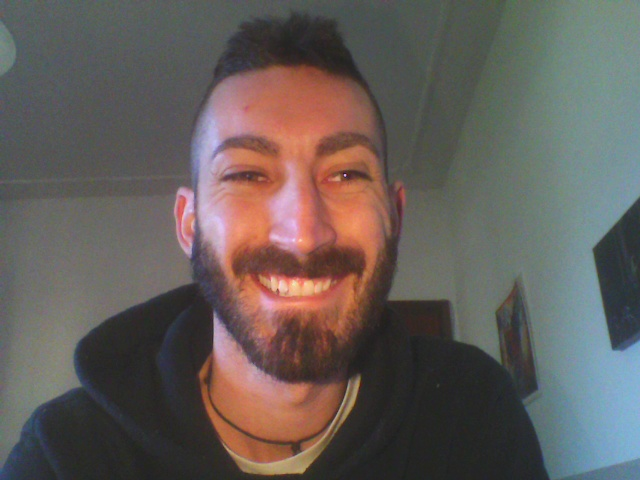
#> input picture src/client/test-data/test1.jpg, 640 x 480 px
$ python -i face.py   (imports and definitions only)   (older library calls are emulated)
#> lines starting #> are read from the running program, lines starting #| are printed output that depends on the picture
#> further down, picture is the input picture: shape (480, 640, 3); mean B, G, R 89.8, 93.6, 100.8
import cv2
import numpy as np
import sys, math
from PIL import Image


def draw_rectangle(img, rect):
    (x, y, w, h) = rect
    cv2.rectangle(img, (x, y), (x+w, y+h), (0, 255, 0), 2)


def draw_text(img, text, x, y):
    cv2.putText(img, text, (x, y), cv2.FONT_HERSHEY_PLAIN, 1.5, (0, 255, 0), 2)


# [49 lines left out: functions Distance, ScaleRotateTranslate, CropFace, not called in this run]

'''
	Take an image opened with cv2.imread() as input
	Detect if the image contains a face
	Returns the face in gray scale and the cooridinate where
	the face has been found. If no face has been detected than
	returns None
'''

def detect_face(img):
    #convert the test image to gray image as opencv face detector expects gray images
    gray = cv2.cvtColor(img, cv2.COLOR_BGR2GRAY)
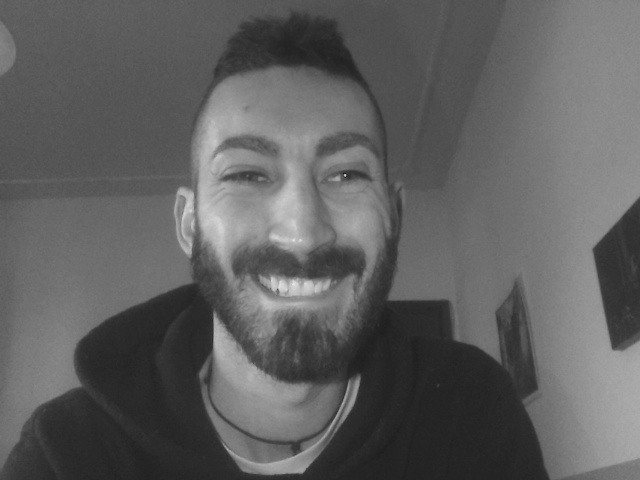
#> gray: shape (480, 640); min 30, max 229, mean 95.3

    #load OpenCV face detector, I am using LBP which is fast
    #there is also a more accurate but slow Haar classifier
    #face_cascade = cv2.CascadeClassifier('opencv-files/lbpcascade_frontalface.xml')
    face_cascade = cv2.CascadeClassifier("/usr/share/opencv/haarcascades/haarcascade_frontalface_default.xml")

    #let's detect multiscale (some images may be closer to camera than others) images
    #result is a list of faces
    faces = face_cascade.detectMultiScale(gray, 1.1, 5, 1, (100,100))
#> faces = [[163, 69, 267, 267]]

    #if no faces are detected then return original img
    if (len(faces) == 0):
        return None, None

    #under the assumption that there will be only one face,
    #extract the face area
    (x, y, w, h) = faces[0]
#> x = 163; y = 69; w = 267; h = 267

    gray = cv2.resize(gray[y:y+w, x:x+h], (300,300))
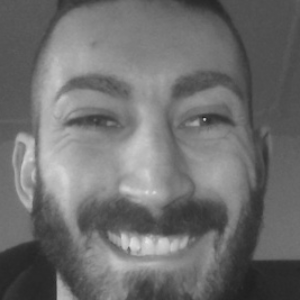
#> gray: shape (300, 300); min 31, max 226, mean 110.4

    #return only the face part of the image
    return gray, faces[0]

# [1 line that did not run here, left out]
#recognizer = cv2.createEigenFaceRecognizer()
#recognizer = cv2.createFisherFaceRecognizer()

# [19 lines left out: function recognize, not called in this run]

>>> import cv2
>>> picture = cv2.imread('test-data/test1.jpg')
>>> result = detect_face(picture)

$ run again, on src/client/test-data/test2.jpg
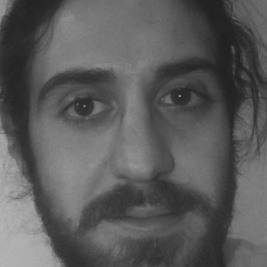
#> input picture src/client/test-data/test2.jpg, 267 x 267 px
#> picture is the input picture: shape (267, 267, 3); min 31, max 180, mean 90.7
#> faces = [[15, 17, 237, 237]]
#> x = 15; y = 17; w = 237
#> in detect_face, `gray = cv2.resize(gray[y:y+w, x:x+h], (300,300))`:
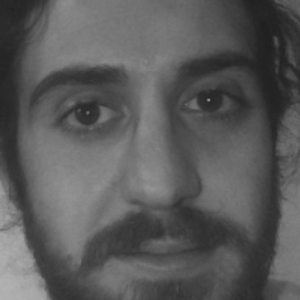
#> gray: shape (300, 300); min 31, max 180, mean 89.9

$ run again, on src/client/test-data/test3.jpg
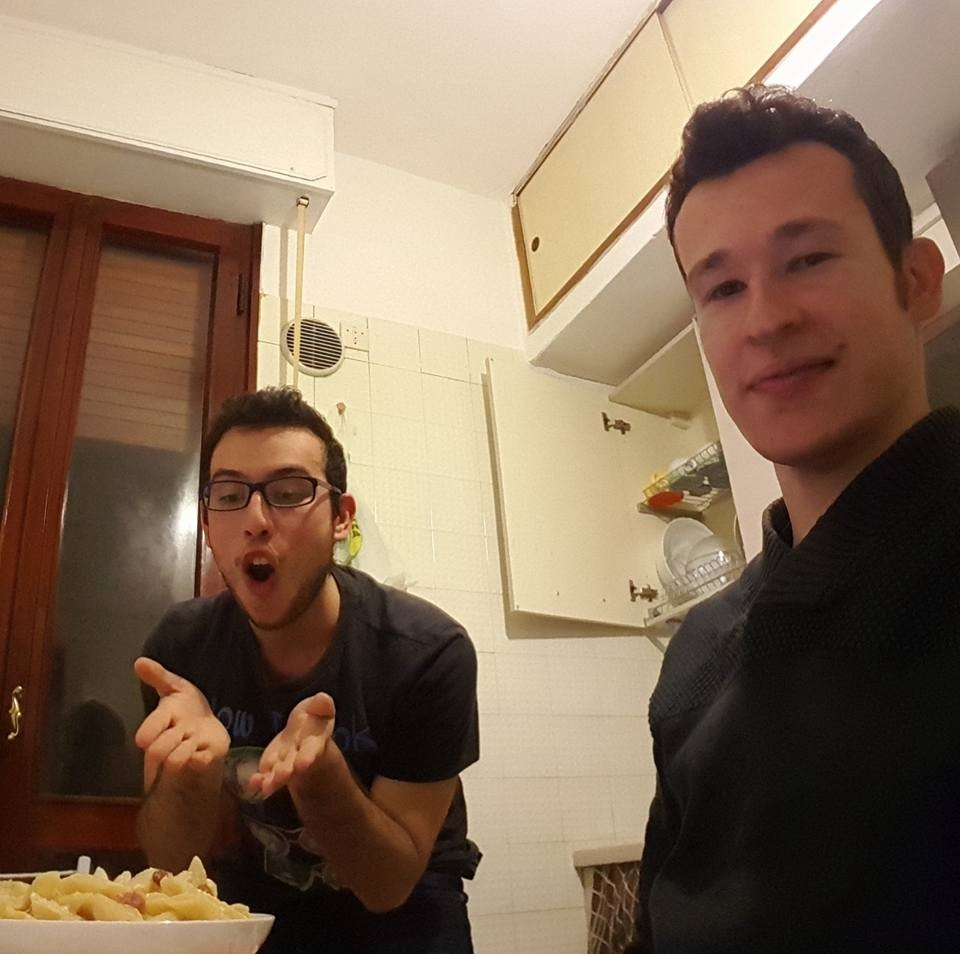
#> input picture src/client/test-data/test3.jpg, 960 x 954 px
#> picture is the input picture: shape (954, 960, 3); mean B, G, R 89.7, 110.9, 133.3
#> in detect_face, `gray = cv2.cvtColor(img, cv2.COLOR_BGR2GRAY)`:
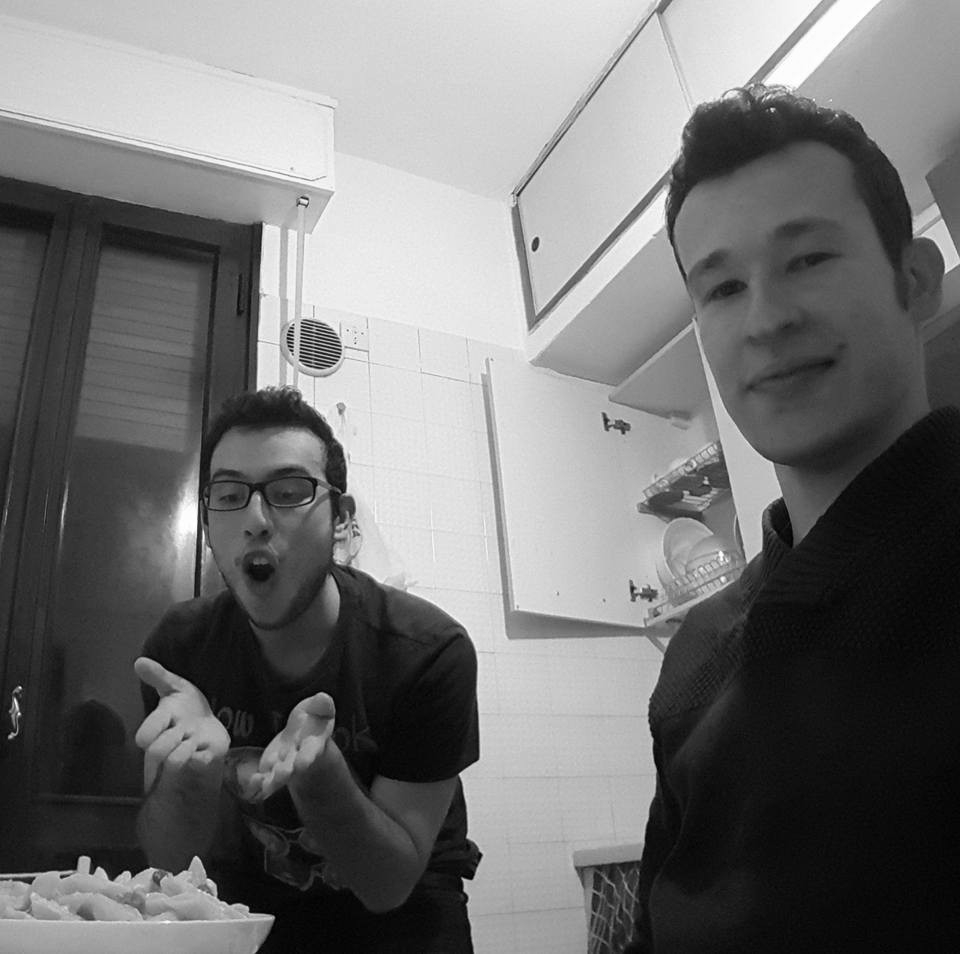
#> gray: shape (954, 960); min 0, max 255, mean 115.2
#> faces = [[182, 435, 160, 160], [651, 176, 248, 248]]
#> x = 182; y = 435; w = 160
#> in detect_face, `gray = cv2.resize(gray[y:y+w, x:x+h], (300,300))`:
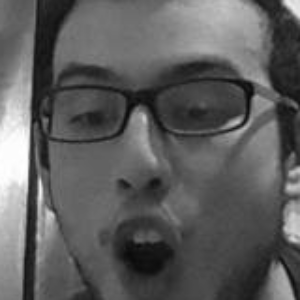
#> gray: shape (300, 300); min 8, max 255, mean 93.2

$ run again, on src/client/test-data/test4.jpg
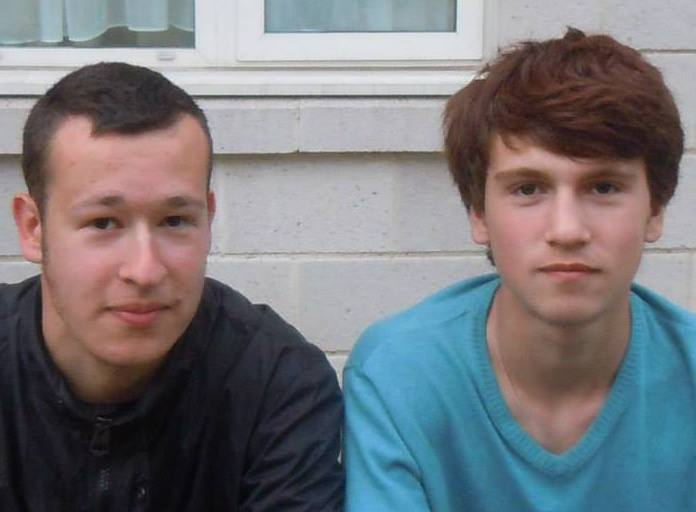
#> input picture src/client/test-data/test4.jpg, 696 x 512 px
#> picture is the input picture: shape (512, 696, 3); mean B, G, R 123.1, 118.7, 118
#> in detect_face, `gray = cv2.cvtColor(img, cv2.COLOR_BGR2GRAY)`:
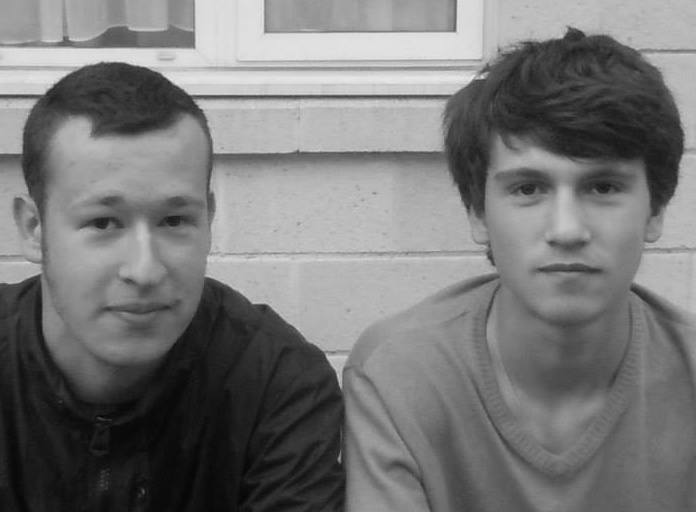
#> gray: shape (512, 696); min 0, max 232, mean 119
#> faces = [[464, 109, 208, 208], [31, 141, 215, 215]]
#> x = 464; y = 109; w = 208
#> in detect_face, `gray = cv2.resize(gray[y:y+w, x:x+h], (300,300))`:
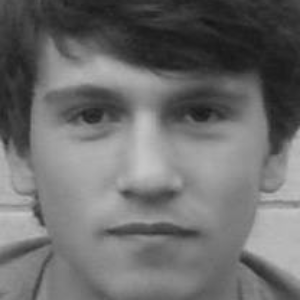
#> gray: shape (300, 300); min 20, max 198, mean 108.6
